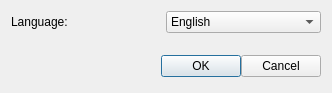
<?xml version="1.0" encoding="UTF-8"?>
<ui version="4.0">
 <class>SettingsDialog</class>
 <widget class="QDialog" name="SettingsDialog">
  <property name="geometry">
   <rect>
    <x>0</x>
    <y>0</y>
    <width>332</width>
    <height>93</height>
   </rect>
  </property>
  <property name="windowTitle">
   <string>Settings</string>
  </property>
  <layout class="QVBoxLayout" name="verticalLayout">
   <item>
    <layout class="QHBoxLayout" name="horizontalLayout">
     <property name="spacing">
      <number>0</number>
     </property>
     <item>
      <widget class="QLabel" name="labelLanguage">
       <property name="text">
        <string>Language:</string>
       </property>
      </widget>
     </item>
     <item>
      <widget class="QComboBox" name="comboBoxLanguage">
       <item>
        <property name="text">
         <string>English</string>
        </property>
       </item>
       <item>
        <property name="text">
         <string>Հայերեն</string>
        </property>
       </item>
      </widget>
     </item>
    </layout>
   </item>
   <item>
    <spacer name="verticalSpacer">
     <property name="orientation">
      <enum>Qt::Vertical</enum>
     </property>
     <property name="sizeHint" stdset="0">
      <size>
       <width>20</width>
       <height>22</height>
      </size>
     </property>
    </spacer>
   </item>
   <item>
    <layout class="QHBoxLayout">
     <property name="spacing">
      <number>0</number>
     </property>
     <property name="margin">
      <number>0</number>
     </property>
     <item>
      <spacer>
       <property name="orientation">
        <enum>Qt::Horizontal</enum>
       </property>
       <property name="sizeHint" stdset="0">
        <size>
         <width>131</width>
         <height>31</height>
        </size>
       </property>
      </spacer>
     </item>
     <item>
      <widget class="QPushButton" name="okButton">
       <property name="text">
        <string>OK</string>
       </property>
      </widget>
     </item>
     <item>
      <widget class="QPushButton" name="cancelButton">
       <property name="text">
        <string>Cancel</string>
       </property>
      </widget>
     </item>
    </layout>
   </item>
  </layout>
 </widget>
 <resources/>
 <connections>
  <connection>
   <sender>okButton</sender>
   <signal>clicked()</signal>
   <receiver>SettingsDialog</receiver>
   <slot>accept()</slot>
   <hints>
    <hint type="sourcelabel">
     <x>278</x>
     <y>253</y>
    </hint>
    <hint type="destinationlabel">
     <x>96</x>
     <y>254</y>
    </hint>
   </hints>
  </connection>
  <connection>
   <sender>cancelButton</sender>
   <signal>clicked()</signal>
   <receiver>SettingsDialog</receiver>
   <slot>reject()</slot>
   <hints>
    <hint type="sourcelabel">
     <x>369</x>
     <y>253</y>
    </hint>
    <hint type="destinationlabel">
     <x>179</x>
     <y>282</y>
    </hint>
   </hints>
  </connection>
 </connections>
</ui>
